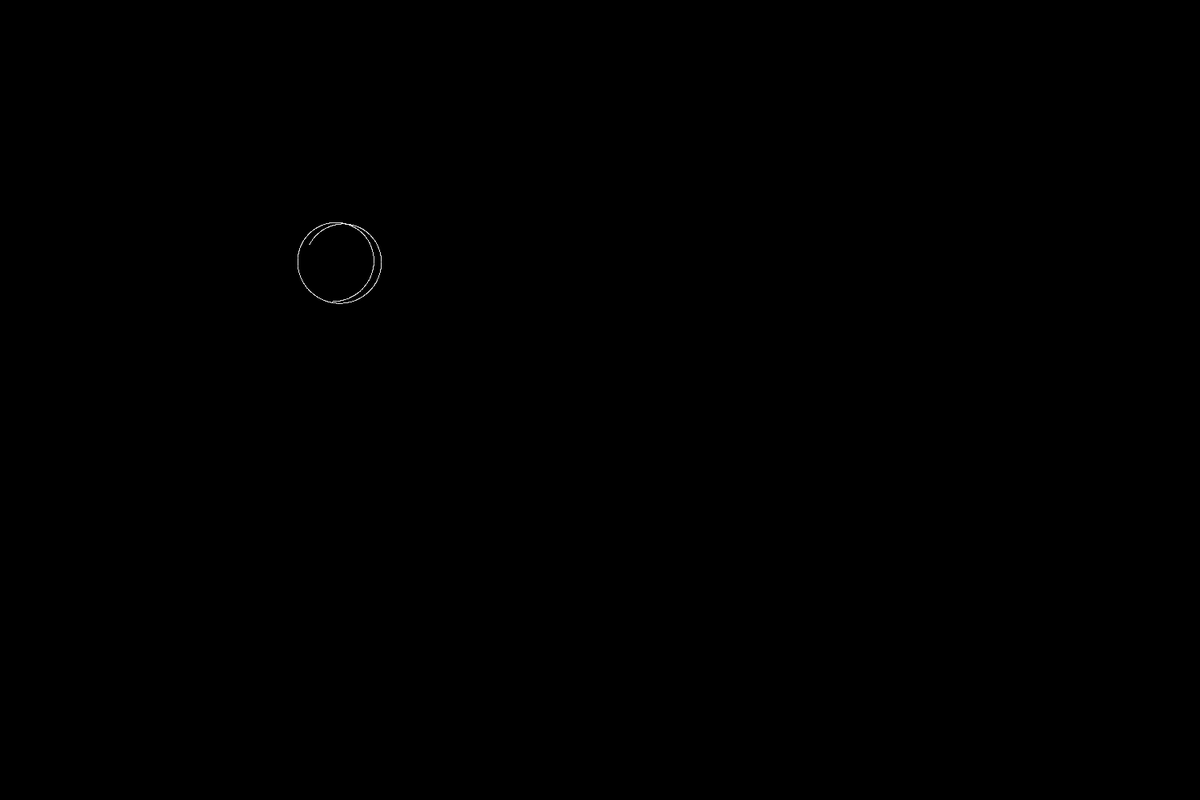
Frame 1 (no input)
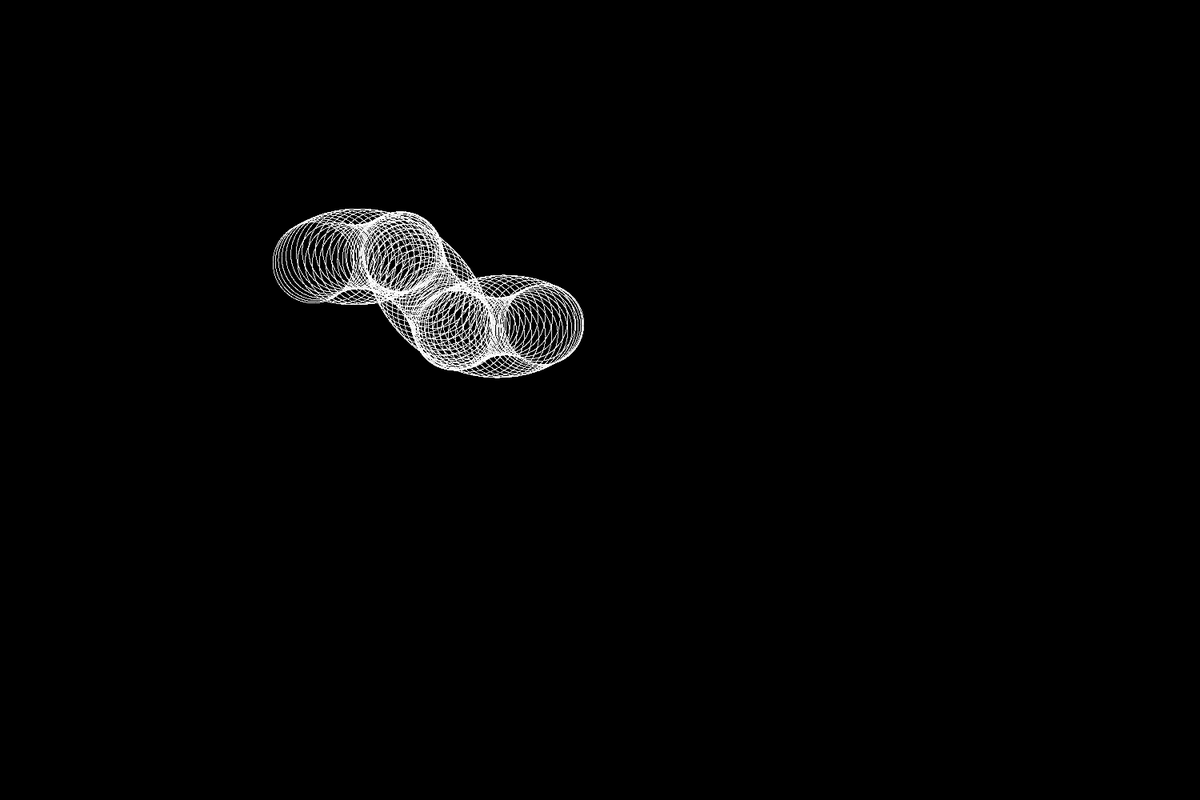
Frame 60 (the mouse pressed at the canvas centre just before this capture)
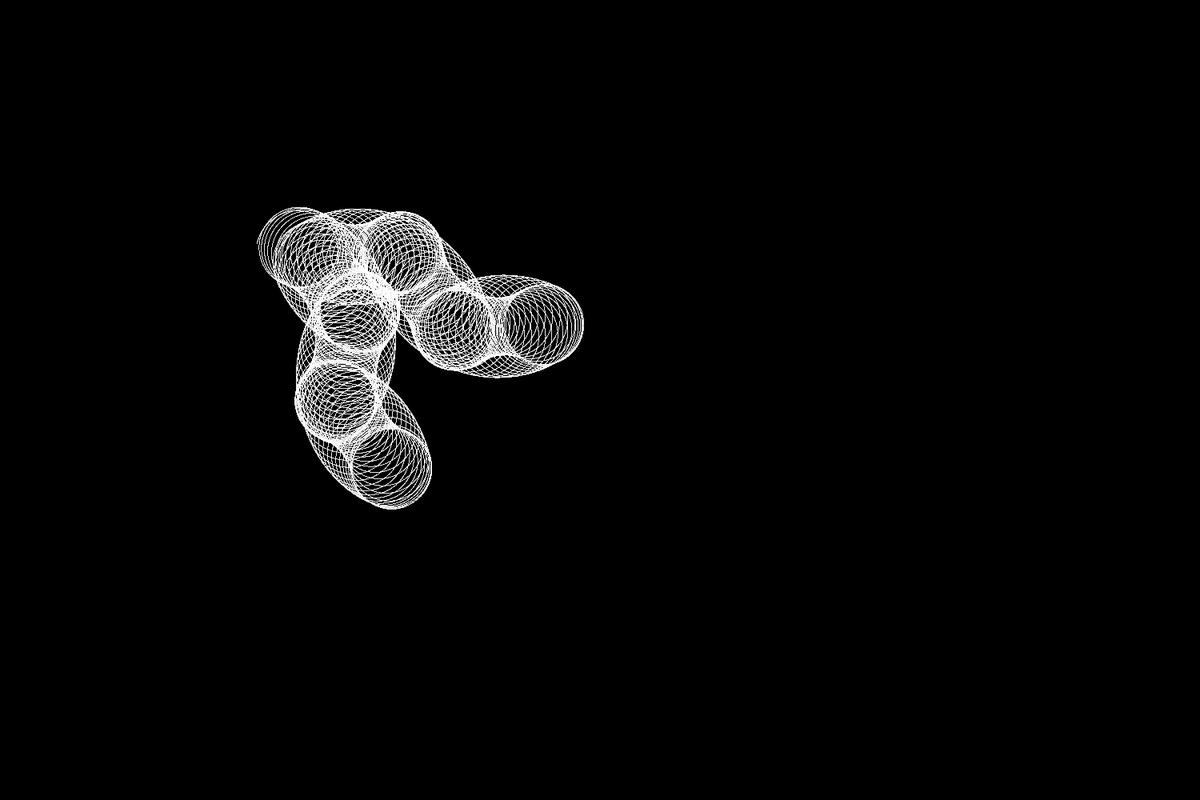
Frame 120 (the mouse held since frame 60 and released just before this capture)

The Processing sketch that drew these frames (run headless with seeded random() and noise(); from frame 60 on, the mouse is pressed at the canvas centre):

// Processing sketch: guilloche9
// ── guilloche9.pde


float fmodulus(float a, float b)
{
        return a - floor(a / b) * b;
}

/* Find distance between two points x1, y1, x2, y2 */
float hypot(float x1, float y1, float x2, float y2)
{
  return sqrt((x2 - x1) * (x2 - x1) + (y2 - y1) * (y2 - y1));
}

/* Given array of npoints points, (px[],py[]) calculate lengths len[] */ 
float calc_lengths(float px[], float py[], float len[], int npoints)
{
  float t;
  int i;
  
  t = 0;
  for (i = 0; i < npoints - 1; i++) {
    len[i] = hypot(px[i], py[i], px[i + 1], py[i + 1]);
    t += len[i];
  }
  return t;
}

/* given a polygon traverse in a period, and time t, find x coord
 * of where we are in the polygon.
 */
float polygonx(float t, float period, 
	float px[], float py[], float len[], 
	int npoints, float total_len)
{
  float z, len_so_far, t1, t2;
  int i, segment;
  float prev_segs_len;
  float tt;
  
  tt = fmodulus(t, period);
  
  /* find which segment we're currently in */
  len_so_far = 0;
  segment = 0;
  for (i = 0; i < npoints - 1; i++) {
    len_so_far += len[i];
    if ((len_so_far / total_len) > (tt / period)) {
      segment = i;
      break;
    }
  }
  
  /* find how far into the current segment we are */
  prev_segs_len = (len_so_far - len[segment]);
  t1 = (prev_segs_len / total_len) * period; /* find t1 == t at beginning of this seg */
  t2 = ((prev_segs_len + len[segment]) / total_len) * period; /* find t2 = t at the end of this seg */
  z = (tt - t1) / (t2 - t1); /* fraction of the way through this segment that we are right now at t */
  
  return px[segment] + z * (px[segment + 1] - px[segment]);
  
}

/* given a polygon traverse in a period, and time t, find y coord
 * of where we are in the polygon.
 */
float polygony(float t, float period, float px[], float py[], float len[], int npoints, float total_len)
{
  float z, len_so_far, t1, t2;
  int i, segment;
  float prev_segs_len;
  float tt;
  
  tt = fmodulus(t, period);
  
  /* find which segment we're currently in */
  len_so_far = 0;
  segment = 0;
  for (i = 0; i < npoints - 1; i++) {
    len_so_far += len[i];
    if ((len_so_far / total_len) > (tt / period)) {
      segment = i;
      break;
    }
  }
  
  /* find how far into the current segment we are */
  prev_segs_len = (len_so_far - len[segment]);
  t1 = (prev_segs_len / total_len) * period; /* find t1 == t at beginning of this seg */
  t2 = ((prev_segs_len + len[segment]) / total_len) * period; /* find t2 = t at the end of this seg */
  z = (tt - t1) / (t2 - t1); /* fraction of the way through this segment that we are right now at t */
  
  return py[segment] + z * (py[segment + 1] - py[segment]);
  
}

int npoints = 15;
float[] starx = new float[npoints];
float[] stary = new float[npoints];
float[] tlen = new float[npoints];
float total_len;

void setup() {  // setup() runs once

  float angle = 0;
  float rad1, rad2, r;
  float da;
  
  rad1 = 15;
  rad2 = 300;
  size(1500, 1000);
  frameRate(30);
  background(0,0,0);
  stroke(255,255,255);
  
  da = (2 * 3.1415927) / (npoints - 1);
  
  for (int i = 0; i < npoints; i++) {
    if ((i % 2) == 0) {
      r = rad1;
    } else {
      r = rad2;
    }
    starx[i] = cos(angle) * r;
    stary[i] = sin(angle) * r;
    angle += da;
  }
  total_len = calc_lengths(starx, stary, tlen, npoints);
}

float t = 0;

void draw()
{
  float x1, y1, x2, y2, x3, y3, x4, y4;
  float ox, oy;
  float period, w, h;
  float rad1 = 0;
  float rad2 = 30;
  float rad4 = 50;
  float rad3;
  
  ox = 400;
  oy = 300;
  period = 3.1415927 * 2;
  w = 800;
  h = 400;
  
  for (int i = 0; i < 1000; i++) {
    // x1 = prectanglex(t, period, w, h);
    // y1 = prectangley(t, period, w, h);
    x1 = polygonx(t, period, starx, stary, tlen, npoints, total_len);
    y1 = polygony(t, period, starx, stary, tlen, npoints, total_len);

    //point(x1 + ox, y1 + oy);
    
    
    rad3 = rad1 - sin(t * 3) * rad1 * 0.1;
    x2 = x1 + sin(t * 3) * rad1;
    y2 = y1 + cos(t * 6) * rad1;
    // point(x2 + ox, y2 + oy);
    x3 = x2 + 0.8 * sin(t * 20) * rad2;
    y3 = y2 + 0.9 * cos(t * 20) * rad2;
    // point(x3 + ox, y3 + oy);
    x4 = x3 + sin(t * 700) * rad4;
    y4 = y3 + cos(t * 700) * rad4;
    point(x4 + ox, y4 + oy);
    
    t += 0.000015;
  }
}
